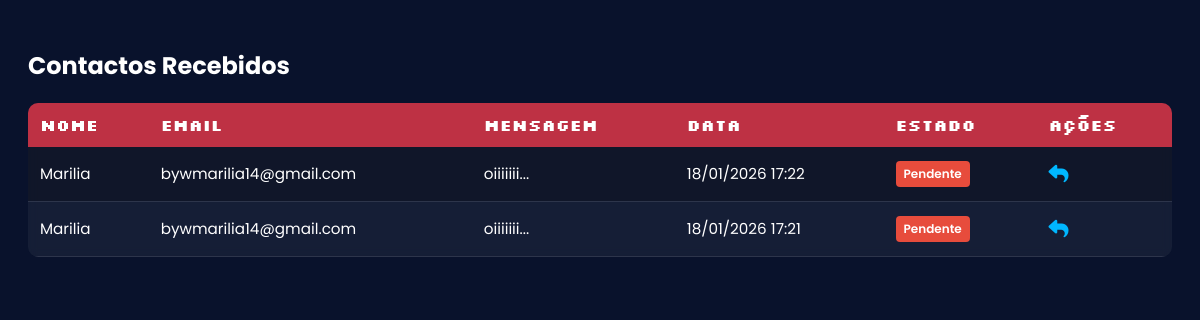
/admin_contactos.php (signed in), run on the app's committed database.
### tables this page shows
CREATE TABLE `contactos` (
  `id` int(11) NOT NULL,
  `nome` varchar(255) DEFAULT NULL,
  `email` varchar(255) DEFAULT NULL,
  `mensagem` text DEFAULT NULL,
  `resposta` text DEFAULT NULL,
  `data_envio` datetime DEFAULT NULL,
  `data_resposta` datetime DEFAULT NULL,
  `user_id_respondeu` int(11) DEFAULT NULL,
  `user_id` int(11) DEFAULT NULL
);

### admin_contactos.php (the view, shortened to what this page needs)
<?php
$conn = new mysqli("127.0.0.1", "root", "", "gamejamforfun2");
$contactos = $conn->query("SELECT * FROM contactos ORDER BY data_envio DESC");
?>
<!DOCTYPE html>
<html lang="pt">
<head>
<link rel="stylesheet" href="css/admin.css">
<link rel="stylesheet" href="https://cdnjs.cloudflare.com/ajax/libs/font-awesome/6.5.1/css/all.min.css">
</head>
<body>
<div class="conteudo-admin">
    <h2>Contactos Recebidos</h2>
    <div class="tabela-container">
        <table class="tabela-users">
            <tr>
                <th>Nome</th>
                <th>Email</th>
                <th>Mensagem</th>
                <th>Data</th>
                <th>Estado</th>
                <th>Ações</th>
            </tr>
            <?php while ($c = $contactos->fetch_assoc()): ?>
            <tr>
                <td><?php echo htmlspecialchars($c["nome"]); ?></td>
                <td><?php echo htmlspecialchars($c["email"]); ?></td>
                <td><?php echo nl2br(htmlspecialchars(substr($c["mensagem"], 0, 40))); ?>...</td>
                <td><?php echo date("d/m/Y H:i", strtotime($c["data_envio"])); ?></td>
                <td>
                    <?php if ($c["resposta"]): ?>
                        <span class="badge badge-verde">Respondido</span>
                    <?php else: ?>
                        <span class="badge badge-vermelho">Pendente</span>
                    <?php endif; ?>
                </td>
                <td>
                    <a href="admin_contacto.php?responder=<?php echo $c['id']; ?>" class="acao editar">
                        <i class="fa-solid fa-reply"></i>
                    </a>
                </td>
            </tr>
            <?php endwhile; ?>
        </table>
    </div>
</div>
</body>
</html>

### css/admin.css (style rules this page uses)
body { background-color: #09122c; color: white; font-family: "Poppins", sans-serif; padding: 20px; }
.tabela-container { overflow-x: auto; margin-top: 20px; }
.tabela-users { width: 100%; border-collapse: collapse; background: rgba(255,255,255,0.05); backdrop-filter: blur(5px); border-radius: 10px; overflow: hidden; }
.tabela-users th { background-color: #be3144; padding: 12px; text-align: left; font-family: "Silkscreen", sans-serif; }
.tabela-users td { padding: 12px; border-bottom: 1px solid rgba(255,255,255,0.1); font-size: 0.95rem; }
.tabela-users tr:nth-child(even) { background-color: rgba(0,0,0,0.25); }
.acao { font-size: 20px; cursor: pointer; transition: 0.3s; }
.acao.editar { color: #00b7ff; }
.badge { display: inline-block; padding: 4px 8px; border-radius: 999px; font-size: 12px; font-weight: 600; color: #fff; }
.badge-vermelho { background: #e74c3c; color: white; padding: 4px 8px; border-radius: 4px; }

### data on the page
contactos: nome "Marilia", email "bywmarilia14@gmail.com", mensagem "oiiiiiii", data_envio "18/01/2026 17:22", shows "Pendente"
contactos: nome "Marilia", email "bywmarilia14@gmail.com", mensagem "oiiiiiii", data_envio "18/01/2026 17:21", shows "Pendente"
